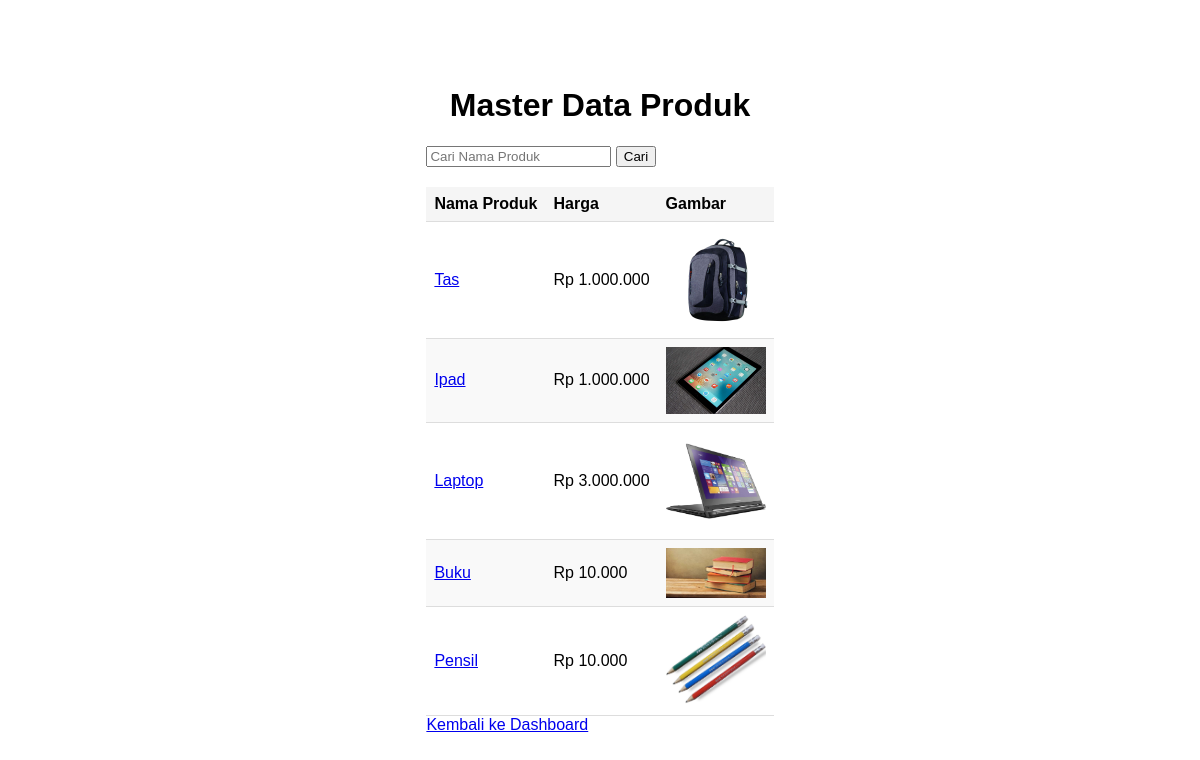
/master_data_produk.php (signed in), run on the app's committed database.
### tables this page shows
CREATE TABLE `produk` (
  `id` int(11) NOT NULL,
  `nama_produk` varchar(255) NOT NULL,
  `harga_produk` decimal(10,2) NOT NULL,
  `gambar_produk` varchar(255) NOT NULL,
  `deskripsi_produk` text DEFAULT NULL
);

### master_data_produk.php (the view, shortened to what this page needs)
<?php
$conn = connectDB();
$searchKeyword = "";
if (isset($_GET['search'])) {
    $searchKeyword = $_GET['search'];
    $searchQuery = "SELECT * FROM produk WHERE nama_produk LIKE '%$searchKeyword%'";
    $result = $conn->query($searchQuery);
} else {
    $result = $conn->query("SELECT * FROM produk");
}
$dataProduk = array();
if ($result->num_rows > 0) {
    while ($row = $result->fetch_assoc()) {
        $dataProduk[] = $row;
    }
}
?>
<!DOCTYPE html>
<html>
<head>
    <link rel="stylesheet" type="text/css" href="css/style.css">
    <link rel="stylesheet" type="text/css" href="css/master_data_produk.css">
</head>
<body>
    <div class="container">
        <h1>Master Data Produk</h1>
        <form method="get" action="<?php echo $_SERVER['PHP_SELF']; ?>">
            <input type="text" name="search" placeholder="Cari Nama Produk" value="<?php echo $searchKeyword; ?>">
            <button type="submit">Cari</button>
        </form>
        <table>
            <thead>
                <tr>
                    <th>Nama Produk</th>
                    <th>Harga</th>
                    <th>Gambar</th>
                </tr>
            </thead>
            <tbody>
                <?php foreach ($dataProduk as $produk) { ?>
                <tr>
                    <td><a href="detail_produk.php?id=<?php echo $produk['id']; ?>"><?php echo $produk['nama_produk']; ?></a></td>
                    <td>Rp <?php echo number_format($produk['harga_produk'], 0, ',', '.'); ?></td>
                    <td><img src="uploads/<?php echo $produk['gambar_produk']; ?>" alt="Gambar Produk"></td>
                </tr>
                <?php } ?>
            </tbody>
        </table>
        <a href="dashboard.php">Kembali ke Dashboard</a>
    </div>
</body>
</html>

### css/style.css (style rules this page uses)
body { font-family: Arial, sans-serif; margin: 0; padding: 0; display: flex; justify-content: center; align-items: center; height: 100vh; }
.container { max-width: 800px; margin: 0 auto; padding: 20px; }

### css/master_data_produk.css (style rules this page uses)
.container { max-width: 800px; margin: 0 auto; padding: 20px; }
h1 { text-align: center; }
table { width: 100%; border-collapse: collapse; margin-top: 20px; }
table th, table td { padding: 8px; text-align: left; border-bottom: 1px solid #ddd; }
table th { background-color: #f5f5f5; }
tbody tr:nth-child(even) { background-color: #f9f9f9; }
table td img { max-width: 100px; max-height: 100px; display: block; margin: 0 auto; }

### data on the page
produk: nama_produk "Tas", harga_produk "1.000.000", gambar_produk (picture)
produk: nama_produk "Ipad", harga_produk "1.000.000", gambar_produk (picture)
produk: nama_produk "Laptop", harga_produk "3.000.000", gambar_produk (picture)
produk: nama_produk "Buku", harga_produk "10.000", gambar_produk (picture)
produk: nama_produk "Pensil", harga_produk "10.000", gambar_produk (picture)
